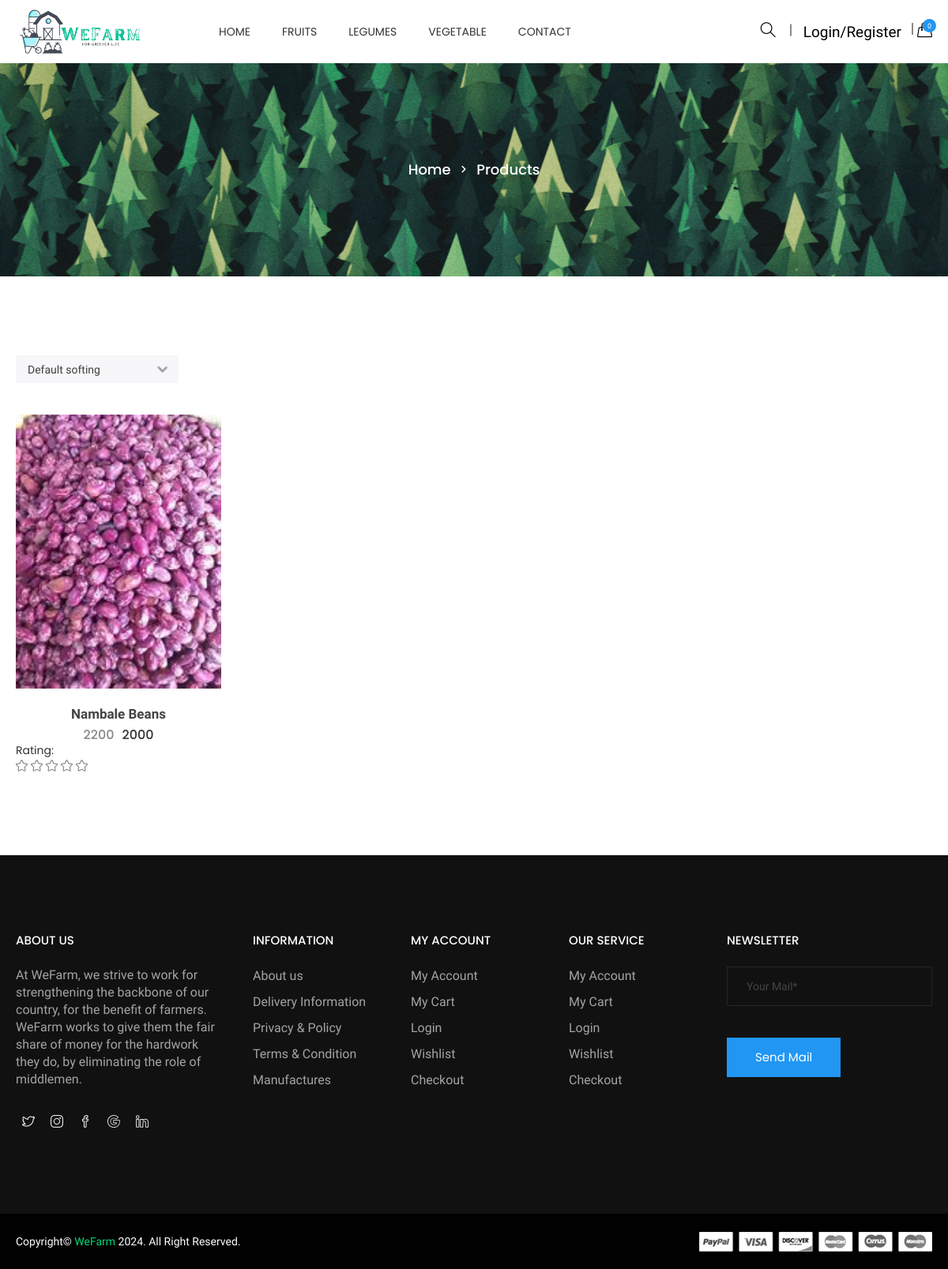
Screenshot of /categories.php?id=23&sub_categories=26 with the database file from the repository.
### tables this page shows
CREATE TABLE `categories` (
  `id` int(11) NOT NULL,
  `categories` varchar(255) NOT NULL,
  `status` tinyint(4) NOT NULL
);

CREATE TABLE `product` (
  `id` int(11) NOT NULL,
  `categories_id` int(11) NOT NULL,
  `sub_categories_id` int(11) NOT NULL,
  `name` varchar(255) NOT NULL,
  `oldprice` float NOT NULL,
  `price` float NOT NULL,
  `qty` int(11) NOT NULL,
  `image` varchar(255) NOT NULL,
  `short_desc` varchar(2000) NOT NULL,
  `description` text NOT NULL,
  `best_seller` int(11) NOT NULL,
  `meta_title` varchar(2000) NOT NULL,
  `meta_desc` varchar(2000) NOT NULL,
  `meta_keyword` varchar(2000) NOT NULL,
  `added_by` int(11) NOT NULL,
  `status` tinyint(4) NOT NULL,
  `Rating` int(11) NOT NULL
);

### add_to_cart.inc.php (called while the page is built, shortened)
<?php
class add_to_cart{
	function totalProduct(){
		if(isset($_SESSION['cart'])){
			return count($_SESSION['cart']);
		}else{
			return 0;
		}
	}
}
?>

### functions.inc.php (called while the page is built, shortened)
<?php
function get_product($con,$limit='',$cat_id='',$product_id='',$search_str='',$sort_order='',$is_best_seller='',$sub_categories=''){
	$sql="select product.*, categories.categories, admin_users.username as seller_name
	      from product
	      INNER JOIN categories ON product.categories_id=categories.id
	      LEFT JOIN admin_users ON product.added_by=admin_users.id
	      where product.status=1 ";
	if($cat_id!=''){
		$sql.=" and product.categories_id=$cat_id ";
	}
	if($sub_categories!=''){
		$sql.=" and product.sub_categories_id=$sub_categories ";
	}
	if($sort_order!=''){
		$sql.=$sort_order;
	}else{
		$sql.=" order by product.id desc ";
	}
	$res=mysqli_query($con,$sql);
	$data=array();
	while($row=mysqli_fetch_assoc($res)){
		$data[]=$row;
	}
	return $data;
}
?>

### top.php (the view, shortened to what this page needs)
<?php
require('connection.inc.php');
require('functions.inc.php');
require('add_to_cart.inc.php');
$cat_res=mysqli_query($con,"select * from categories where status=1 order by categories asc");
$cat_arr=array();
while($row=mysqli_fetch_assoc($cat_res)){
	$cat_arr[]=$row;
}
$obj=new add_to_cart();
$totalProduct=$obj->totalProduct();
?>
<!doctype html>
<html class="no-js" lang="en">
<head>
    <link rel="stylesheet" href="css/bootstrap.min.css">
    <link rel="stylesheet" href="css/owl.carousel.min.css">
    <link rel="stylesheet" href="css/owl.theme.default.min.css">
    <link rel="stylesheet" href="css/core.css">
    <link rel="stylesheet" href="css/shortcode/shortcodes.css">
    <link rel="stylesheet" href="style.css">
    <link rel="stylesheet" href="css/responsive.css">
    <link rel="stylesheet" href="css/custom.css">
</head>
<body>
    <div class="wrapper">
        <header id="htc__header" class="htc__header__area header--one">
            <div id="sticky-header-with-topbar" class="mainmenu__wrap sticky__header">
                <div class="container">
                    <div class="row">
                        <div class="menumenu__container clearfix">
                            <div class="col-lg-2 col-md-2 col-sm-3 col-xs-5">
                                <div class="logo">
                                     <a href="index.php"><img src="images/logo/7.png" alt="logo images"></a>
                                </div>
                            </div>
                            <div class="col-md-7 col-lg-6 col-sm-5 col-xs-3">
                                <nav class="main__menu__nav hidden-xs hidden-sm">
                                    <ul class="main__menu">
                                        <li class="drop"><a href="index.php">Home</a></li>
                                        <?php
										foreach($cat_arr as $list){
											?>
											<li class="drop"><a href="categories.php?id=<?php echo $list['id']?>"><?php echo $list['categories']?></a>
											</li>
											<?php
										}
										?>
                                        <li><a href="contact.php">contact</a></li>
                                    </ul>
                                </nav>
                            </div>
                            <div class="col-md-3 col-lg-4 col-sm-4 col-xs-4">
                                <div class="header__right">
									<?php
									$class="mr15";
									?>
									<div class="header__search search search__open <?php echo $class?>">
                                        <a href="#" onclick="focusearch()"><i class="icon-magnifier icons"></i></a>
                                    </div>
                                    <div class="header__account">
										<?php if(isset($_SESSION['USER_LOGIN'])){
											?>
											<nav class="navbar navbar-expand-lg navbar-light bg-light">
											   <button class="navbar-toggler" type="button" data-toggle="collapse" data-target="#navbarSupportedContent" aria-controls="navbarSupportedContent" aria-expanded="false" aria-label="Toggle navigation">
												<span class="navbar-toggler-icon"></span>
											  </button>
											  <div class="collapse navbar-collapse" id="navbarSupportedContent">
												<ul class="navbar-nav mr-auto">
												  <li class="nav-item dropdown">
													<a class="nav-link dropdown-toggle" href="#" id="navbarDropdown" role="button" data-toggle="dropdown" aria-haspopup="true" aria-expanded="false">
													  Hi <?php echo $_SESSION['USER_NAME']?>
													</a>
													<div class="dropdown-menu" aria-labelledby="navbarDropdown">
													  <a class="dropdown-item" href="my_order.php">My Orders</a>
													  <a class="dropdown-item" href="profile.php">Profile</a>
													  <div class="dropdown-divider"></div>
													  <a class="dropdown-item" href="logout.php">Logout</a>
													</div>
												  </li>
												</ul>
											  </div>
											</nav>
											<?php
										}else{
											echo '<a href="login.php" id="onchange" class="mr15">Login/Register</a>';
										}
										?>
                                    </div>
                                    <div class="htc__shopping__cart">
										<a class="cart__menu" href="#"><i class="icon-handbag icons"></i></a>
                                        <a href="cart.php"><span class="htc__qua"><?php echo $totalProduct?></span></a>
                                    </div>
                                </div>
                            </div>
                        </div>
                    </div>
                </div>
            </div>
        </header>

### categories.php (shortened to what this page needs)
<?php
require('top.php');
	?>
	<?php
$cat_id=mysqli_real_escape_string($con,$_GET['id']);
$sub_categories='';
if(isset($_GET['sub_categories'])){
	$sub_categories=mysqli_real_escape_string($con,$_GET['sub_categories']);
}
$sort_order="";
if($cat_id>0 && ($sub_categories!='' && $sub_categories>=0)){
	$get_product=get_product($con,'',$cat_id,'','',$sort_order,'',$sub_categories);
}else{
	?>
	<script>
	window.location.href='index.php';
	</script>
	<?php
}
?>
        <div class="ht__bradcaump__area" style="background: rgba(0, 0, 0, 0) url(images/bg/4.jpg) no-repeat scroll center center / cover ;">
            <div class="ht__bradcaump__wrap">
                <div class="container">
                    <div class="row">
                        <div class="col-xs-12">
                            <div class="bradcaump__inner">
                                <nav class="bradcaump-inner">
                                  <a class="breadcrumb-item" href="index.php">Home</a>
                                  <span class="brd-separetor"><i class="zmdi zmdi-chevron-right"></i></span>
                                  <span class="breadcrumb-item active">Products</span>
                                </nav>
                            </div>
                        </div>
                    </div>
                </div>
            </div>
        </div>
        <section class="htc__product__grid bg__white ptb--100">
            <div class="container">
                <div class="row">
					<?php if(count($get_product)>0){?>
                    <div class="col-lg-12 col-md-12 col-sm-12 col-xs-12">
                        <div class="htc__product__rightidebar">
                            <div class="htc__grid__top">
                                <div class="htc__select__option">
                                    <select class="ht__select" onchange="sort_product_drop('<?php echo $cat_id?>','<?php echo $sub_categories?>','<?php echo SITE_PATH?>')" id="sort_product_id">
                                        <option value="">Default softing</option>
                                    </select>
                                </div>
                            </div>
                            <div class="row">
                                <div class="shop__grid__view__wrap">
                                    <div role="tabpanel" id="grid-view" class="single-grid-view tab-pane fade in active clearfix">
                                        <?php
										foreach($get_product as $list){
											$rating = $list['Rating'];
										?>
										<div class="col-md-4 col-lg-3 col-sm-4 col-xs-12">
											<div class="category">
												<div class="ht__cat__thumb">
													<a href="product.php?id=<?php echo $list['id']?>">
														<img src="<?php echo PRODUCT_IMAGE_SITE_PATH.$list['image']?>" alt="product images">
													</a>
												</div>
												<div class="fr__hover__info">
													<ul class="product__action">
													</ul>
												</div>
												<div class="fr__product__inner">
													<h4><a href="product.php?id=<?php echo $list['id']?>"><?php echo $list['name']?></a></h4>
													<ul class="fr__pro__prize">
														<li class="old__prize"><?php echo $list['oldprice']?></li>
														<li><?php echo $list['price']?></li>
													</ul>
												</div>
												<h4>Rating: </h4>
                                        <ul class="rating">
                                <?php
                                for ($i=0; $i < 5-$rating; $i++) {
                                    echo '<li class="old"><i class="icon-star icons"></i></li>';
                                } ?>
											</div>
										</div>
										<?php } ?>
                                    </div>
							   </div>
                            </div>
                        </div>
                    </div>
					<?php } else {
						echo "Data not found";
					} ?>
				</div>
            </div>
        </section>
<?php require('footer.php')?>

### style.css (style rules this page uses)
.category { position: relative; margin-top: 40px; }
.fr__hover__info { position: absolute; right: 20px; top: 20px; }
.fr__product__inner { padding-top: 23px; text-align: center; }
.fr__product__inner h4 a { color: #444; font-family: Old Standard TT; font-size: 17px; font-weight: 600; text-transform: capitalize; transition: all 0.3s ease 0s; }
.fr__pro__prize { display: flex; justify-content: center; margin-top: 6px; }
.fr__pro__prize li { color: #313131; font-family: Poppins; font-size: 16px; font-weight: 500; margin: 0 5px; }
.fr__pro__prize li.old__prize { color: #888888; }
.product__action { display: flex; justify-content: center; flex-flow: column; }
.category { overflow: hidden; position: relative; }
.rating { display: flex; }
.rating li i { color: #2196F3; font-size: 15px; }
.rating li + li { margin-left: 4px; }
.rating li.old i { color: #777777; }
.ht__bradcaump__wrap { align-items: center; display: flex; height: 270px; }
.breadcrumb-item { color: #fff; font-family: "Poppins",sans-serif; font-size: 18px; font-weight: 500; text-transform: capitalize; }
.bradcaump-inner a.breadcrumb-item { font-weight: 500; }
.brd-separetor { padding: 0 10px; }
.brd-separetor i { color: #ffffff; font-size: 18px; }
.bradcaump__inner { text-align: center; }
.htc__grid__top { display: flex; justify-content: space-between; }
.htc__select__option { display: flex; }
select.ht__select { background-color: #f7f6f8; border: 0 none; -webkit-appearance: none; -moz-appearance: none; -ms-appearance: none; -o-appearance: none; background-image: url("images/icons/select-option.png"); background-position: right 7% center; background-size: contain; background-repeat: no-repeat; padding: 0 32px 0 15px; background-size: 14px; height: 35px; color: #3f3f3f; }
.ht__cat__thumb a img { width: 100%; }

### css/shortcode/default.css (style rules this page uses)
*, h1, h2, h3, h4, h5, h6, p, ul, a { margin: 0; padding: 0; }
html { font-size: 100%; }
body { font-family: 'Old Standard TT', serif; color: #666666; font-weight: 400; font-size: 14px; line-height: 24px; -webkit-font-smoothing: antialiased; -moz-osx-font-smoothing: grayscale; }
h1, h2, h3, h4, h5, h6, .h1, .h2, .h3, .h4, .h5, .h6 { font-family: 'Poppins', sans-serif; color: #313131; font-weight: 400; -webkit-font-variant-ligatures: common-ligatures; font-variant-ligatures: common-ligatures; margin-top: 0; margin-bottom: 0; }
h4, .h4 { font-size: 14px; font-weight: 400; }
ul, ol { list-style: none; }
a { color: #333; }
h1 a, h2 a, h3 a, h4 a, h5 a, h6 a { color: inherit }
body { overflow-x: hidden; }
a, .btn { transition: all 0.3s ease-out 0s; }
input, select, textarea { transition: all 0.5s ease-out 0s; }
img, .img { max-width: 100%; transition: all 0.3s ease-out 0s; }
p + img, img:last-child { margin-bottom: 0; }
body { background: #fff; }
.bg__white { background: #fff; }
select { width: 100%; }
.ptb--100 { padding: 100px 0 }

### css/shortcode/header.css (style rules this page uses)
.main__menu { display: flex; justify-content: center; }
.main__menu > li > a { color: #333333; display: block; font-size: 14px; height: 80px; line-height: 80px; position: relative; text-transform: uppercase; font-family: 'Poppins', sans-serif; }
.main__menu li { position: relative; margin: 0 20px; }
.logo a { display: block; }
.header__right { display: flex; justify-content: flex-end; height: 80px; align-items: center; }
.header__search a i { color: #000000; font-size: 19px; position: relative; }
.htc__shopping__cart { position: relative; }
.htc__shopping__cart a span.htc__qua { background: #2196F3; border-radius: 100%; color: #fff; font-size: 9px; height: 17px; line-height: 19px; position: absolute; right: -5px; text-align: center; top: -4px; width: 17px; }
.header__search a { padding-right: 20px; position: relative; }
.header__search a::before { background: #898989; content: ""; height: 15px; position: absolute; right: 0; top: 50%; -webkit-transform: translateY(-70%); transform: translateY(-70%); width: 2px; }
.header__account a { color: #000; font-size: 19px; margin-right: 5px; padding-right: 15px; position: relative; line-height: 35px; }
.header__account a::before { background: #898989 none repeat scroll 0 0; content: ""; height: 15px; position: absolute; right: 0; width: 2px; }
.main__menu li.drop { position: relative; }
.logo { align-items: center; display: flex; height: 80px; justify-content: flex-start; }
.mr15 { margin-right:15px; }
.mr15::before { top:0px; }

### rows the page displays
categories: categories "FRUITS"
categories: categories "LEGUMES"
categories: categories "VEGETABLE"
product: image (picture), name "Nambale Beans", oldprice "2200", price "2000", Rating 0 (drawn)

### other values shown
$totalProduct "0"
